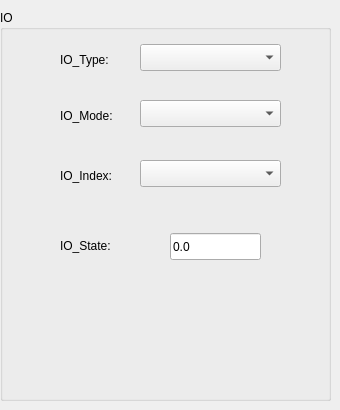
   <widget class="QWidget" name="tab_io">
    <attribute name="title">
     <string>IO</string>
    </attribute>
    <widget class="QGroupBox" name="groupBox">
     <property name="geometry">
      <rect>
       <x>0</x>
       <y>10</y>
       <width>331</width>
       <height>391</height>
      </rect>
     </property>
     <property name="title">
      <string>IO</string>
     </property>
     <widget class="QLabel" name="label_2">
      <property name="geometry">
       <rect>
        <x>60</x>
        <y>34</y>
        <width>71</width>
        <height>31</height>
       </rect>
      </property>
      <property name="text">
       <string>IO_Type:</string>
      </property>
     </widget>
     <widget class="QLabel" name="label_3">
      <property name="geometry">
       <rect>
        <x>60</x>
        <y>90</y>
        <width>71</width>
        <height>31</height>
       </rect>
      </property>
      <property name="text">
       <string>IO_Mode:</string>
      </property>
     </widget>
     <widget class="QLabel" name="label_4">
      <property name="geometry">
       <rect>
        <x>60</x>
        <y>150</y>
        <width>71</width>
        <height>31</height>
       </rect>
      </property>
      <property name="text">
       <string>IO_Index:</string>
      </property>
     </widget>
     <widget class="QLabel" name="label_5">
      <property name="geometry">
       <rect>
        <x>60</x>
        <y>220</y>
        <width>81</width>
        <height>31</height>
       </rect>
      </property>
      <property name="text">
       <string>IO_State:</string>
      </property>
     </widget>
     <widget class="QComboBox" name="cbx_ioType">
      <property name="geometry">
       <rect>
        <x>140</x>
        <y>34</y>
        <width>141</width>
        <height>27</height>
       </rect>
      </property>
     </widget>
     <widget class="QComboBox" name="cbx_ioMode">
      <property name="geometry">
       <rect>
        <x>140</x>
        <y>90</y>
        <width>141</width>
        <height>27</height>
       </rect>
      </property>
     </widget>
     <widget class="QComboBox" name="cbx_ioIndex">
      <property name="geometry">
       <rect>
        <x>140</x>
        <y>150</y>
        <width>141</width>
        <height>27</height>
       </rect>
      </property>
     </widget>
     <widget class="QLineEdit" name="le_ioState">
      <property name="geometry">
       <rect>
        <x>170</x>
        <y>223</y>
        <width>91</width>
        <height>27</height>
       </rect>
      </property>
      <property name="text">
       <string>0.0</string>
      </property>
     </widget>
    </widget>
   </widget>
